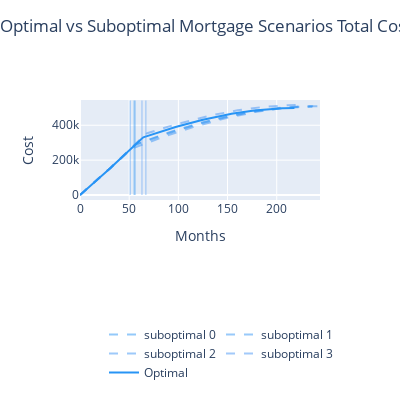

Notebook source saved alongside this figure:
### Code cell
scenario_1 = scenarios_results['scenario1']
plots.scenerio_comp_plot(
                total_periods = scenario_1['sub_total_periods_arr'], 
                suboptimal_cost_arr = scenario_1['suboptimal_cost_arr'], 
                optimal_cost_arr = scenario_1['optimal_cumcost'], 
                month_start_optimal = scenario_1['months_to_wait_opt'],
                show = False
                
                )

### Figure 1 — Plotly figure (JSON) as saved in the notebook; plotly's stock layout.template omitted (floating-point values rounded to 4 significant figures; data arrays with more than 128 entries replaced by an {"elided": "..."} marker saying what was removed)
{"data": [{"line": {"color": "rgba(39, 148, 245, 0.5)", "dash": "dash"}, "name": "suboptimal 0", "type": "scatter", "x": {"elided": "237 int values"}, "y": {"elided": "237 float values"}}, {"line": {"color": "rgba(49, 148, 245, 0.5)", "dash": "dash"}, "name": "suboptimal 1", "type": "scatter", "x": {"elided": "238 int values"}, "y": {"elided": "238 float values"}}, {"line": {"color": "rgba(59, 148, 245, 0.5)", "dash": "dash"}, "name": "suboptimal 2", "type": "scatter", "x": {"elided": "245 int values"}, "y": {"elided": "245 float values"}}, {"line": {"color": "rgba(69, 148, 245, 0.5)", "dash": "dash"}, "name": "suboptimal 3", "type": "scatter", "x": {"elided": "225 int values"}, "y": {"elided": "225 float values"}}, {"line": {"color": "rgba(39, 148, 245, 1)"}, "name": "Optimal", "type": "scatter", "x": {"elided": "219 int values"}, "y": {"elided": "219 float values"}}], "layout": {"height": 400, "hovermode": "x unified", "hoversubplots": "axis", "legend": {"orientation": "h", "x": 0.1, "y": -1.2}, "shapes": [{"line": {"color": "rgba(39, 148, 245, 0.5)", "width": 1}, "type": "line", "x0": 55, "x1": 55, "y0": 0, "y1": 541900.0}, {"line": {"color": "rgba(49, 148, 245, 0.5)", "width": 1}, "type": "line", "x0": 56, "x1": 56, "y0": 0, "y1": 541900.0}, {"line": {"color": "rgba(59, 148, 245, 0.5)", "width": 1}, "type": "line", "x0": 51, "x1": 51, "y0": 0, "y1": 541900.0}, {"line": {"color": "rgba(69, 148, 245, 0.5)", "width": 1}, "type": "line", "x0": 67, "x1": 67, "y0": 0, "y1": 541900.0}, {"line": {"color": "rgba(69, 148, 245, 0.5)", "width": 1}, "type": "line", "x0": 63, "x1": 63, "y0": 0, "y1": 541900.0}], "title": {"text": "Optimal vs Suboptimal Mortgage Scenarios Total Cost", "x": 0, "y": 0.95}, "width": 400, "xaxis": {"title": {"text": "Months"}}, "yaxis": {"title": {"text": "Cost"}}}}
